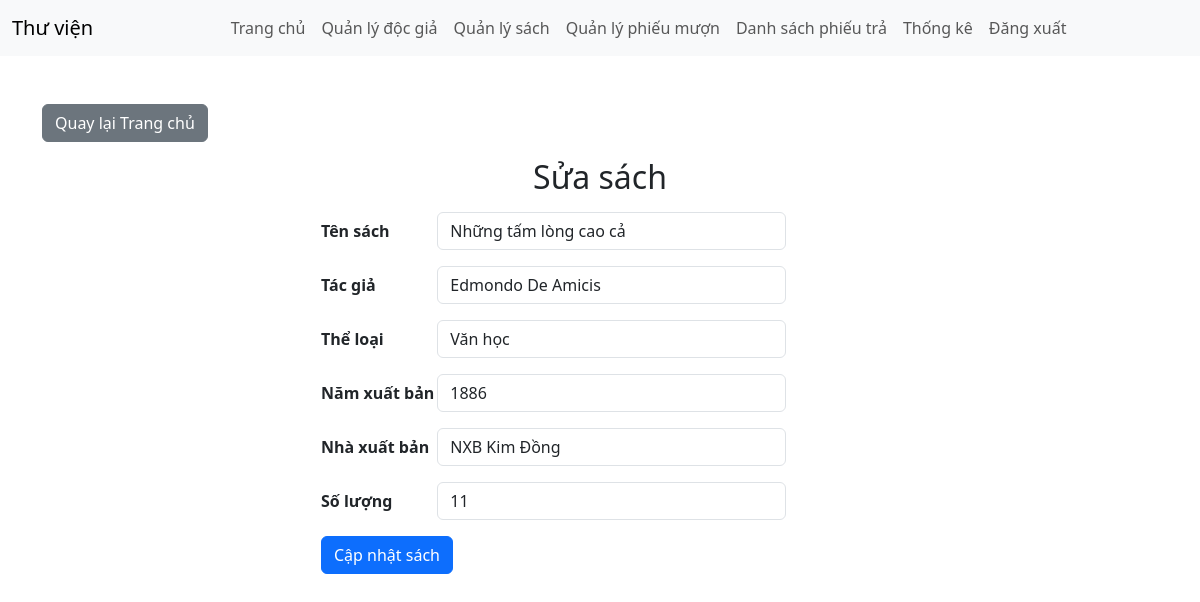
Page /?action=SuaSach&ma_sach=1 (signed in) on the committed database.
### tables this page shows
CREATE TABLE Sach (
    MaSach INT AUTO_INCREMENT PRIMARY KEY,
    MaTacGia INT,
    MaTheLoai INT,
    TenSach VARCHAR(100) NOT NULL,
    NamXuatBan INT,
    NhaXuatBan VARCHAR(100),
    SoLuong INT NOT NULL,
    FOREIGN KEY (MaTacGia) REFERENCES TacGia(MaTacGia),
    FOREIGN KEY (MaTheLoai) REFERENCES TheLoai(MaTheLoai)
);

CREATE TABLE TacGia (
    MaTacGia INT AUTO_INCREMENT PRIMARY KEY,
    TenTacGia VARCHAR(100) NOT NULL
);

### app/controllers/SachController.php (called while the page is built, shortened)
<?php
class SachController {
    public $sach;
    public function __construct($conn) {
        $this->sach = new Sach($conn);
    }
    public function SuaSach() {
        $maSach = $_GET['ma_sach'] ?? '';
        if (!empty($maSach)) {
            $sachChiTiet = $this->sach->layThongTinSach($maSach);
        }
        require_once __DIR__ . '/../views/layouts/main.php';
    }
}

### app/models/Sach.php (called while the page is built, shortened)
<?php
class Sach {
    private $conn;
    public function __construct($conn) {
        $this->conn = $conn;
    }
    public function layThongTinSach($maSach) {
        $sql = "SELECT * FROM Sach a, TacGia b WHERE a.MaTacGia = b.MaTacGia and MaSach = :maSach";
        $stmt = $this->conn->prepare($sql);
        $stmt->execute([':maSach' => $maSach]);
        return $stmt->fetch(PDO::FETCH_ASSOC);
    }
}

### app/views/sach/sua sach.php (the view, shortened to what this page needs)
<h2 class="text-center">Sửa sách</h2>
<form method="POST" class="mt-3 col-md-5 offset-md-3">
    <div class="mb-3 d-flex">
        <label for="ten_sach" class="col-md-3 col-form-label"><b>Tên sách</b> </label>
        <input type="text" class="form-control" name="ten_sach" required
            value="<?php echo htmlspecialchars($sachChiTiet['TenSach'] ?? ''); ?>">
    </div>
    <div class="mb-3 d-flex">
        <label for="ten_tac_gia" class="col-md-3 col-form-label"><b>Tác giả</b></label>
        <input type="text" class="form-control" name="ten_tac_gia" required
            value="<?php echo htmlspecialchars($sachChiTiet['TenTacGia'] ?? ''); ?>">
    </div>
    <div class=" mb-3 d-flex">
        <label for="ma_the_loai" class="col-md-3 col-form-label"><b>Thể loại</b></label>
        <select class="form-control" name="ma_the_loai" required>
            <?php
                    $stmt = $conn->query("SELECT * FROM TheLoai");
                    while ($row = $stmt->fetch(PDO::FETCH_ASSOC)) {
                        echo "<option value='{$row['MaTheLoai']}'>{$row['TenTheLoai']}</option>";
                    }
                    ?>
        </select>
    </div>
    <div class="mb-3 d-flex">
        <label for="nam_xuat_ban" class="col-md-3 col-form-label"><b>Năm xuất bản</b></label>
        <input type="text" class="form-control" name="nam_xuat_ban" required
            value="<?php echo htmlspecialchars($sachChiTiet['NamXuatBan'] ?? ''); ?>">
    </div>
    <div class="mb-3 d-flex">
        <label for="nha_xuat_ban" class="col-md-3 col-form-label"><b>Nhà xuất bản</b></label>
        <input type="text" class="form-control" name="nha_xuat_ban" required
            value="<?php echo htmlspecialchars($sachChiTiet['NhaXuatBan'] ?? ''); ?>">
    </div>
    <div class="mb-3 d-flex">
        <label for="so_luong" class="col-md-3 col-form-label"><b>Số lượng</b></label>
        <input type="text" class="form-control" name="so_luong" required
            value="<?php echo htmlspecialchars($sachChiTiet['SoLuong'] ?? ''); ?>">
    </div>
    <button type=" submit" name="sua" class="btn btn-primary  mb-4">Cập nhật sách</button>
</form>

### rows in the picture
sach: ten_sach "Những tấm lòng cao cả", ten_tac_gia "Edmondo De Amicis", nam_xuat_ban "1886", nha_xuat_ban "NXB Kim Đồng", so_luong "11"

### other values in the picture
form field ma_the_loai "Văn học"
